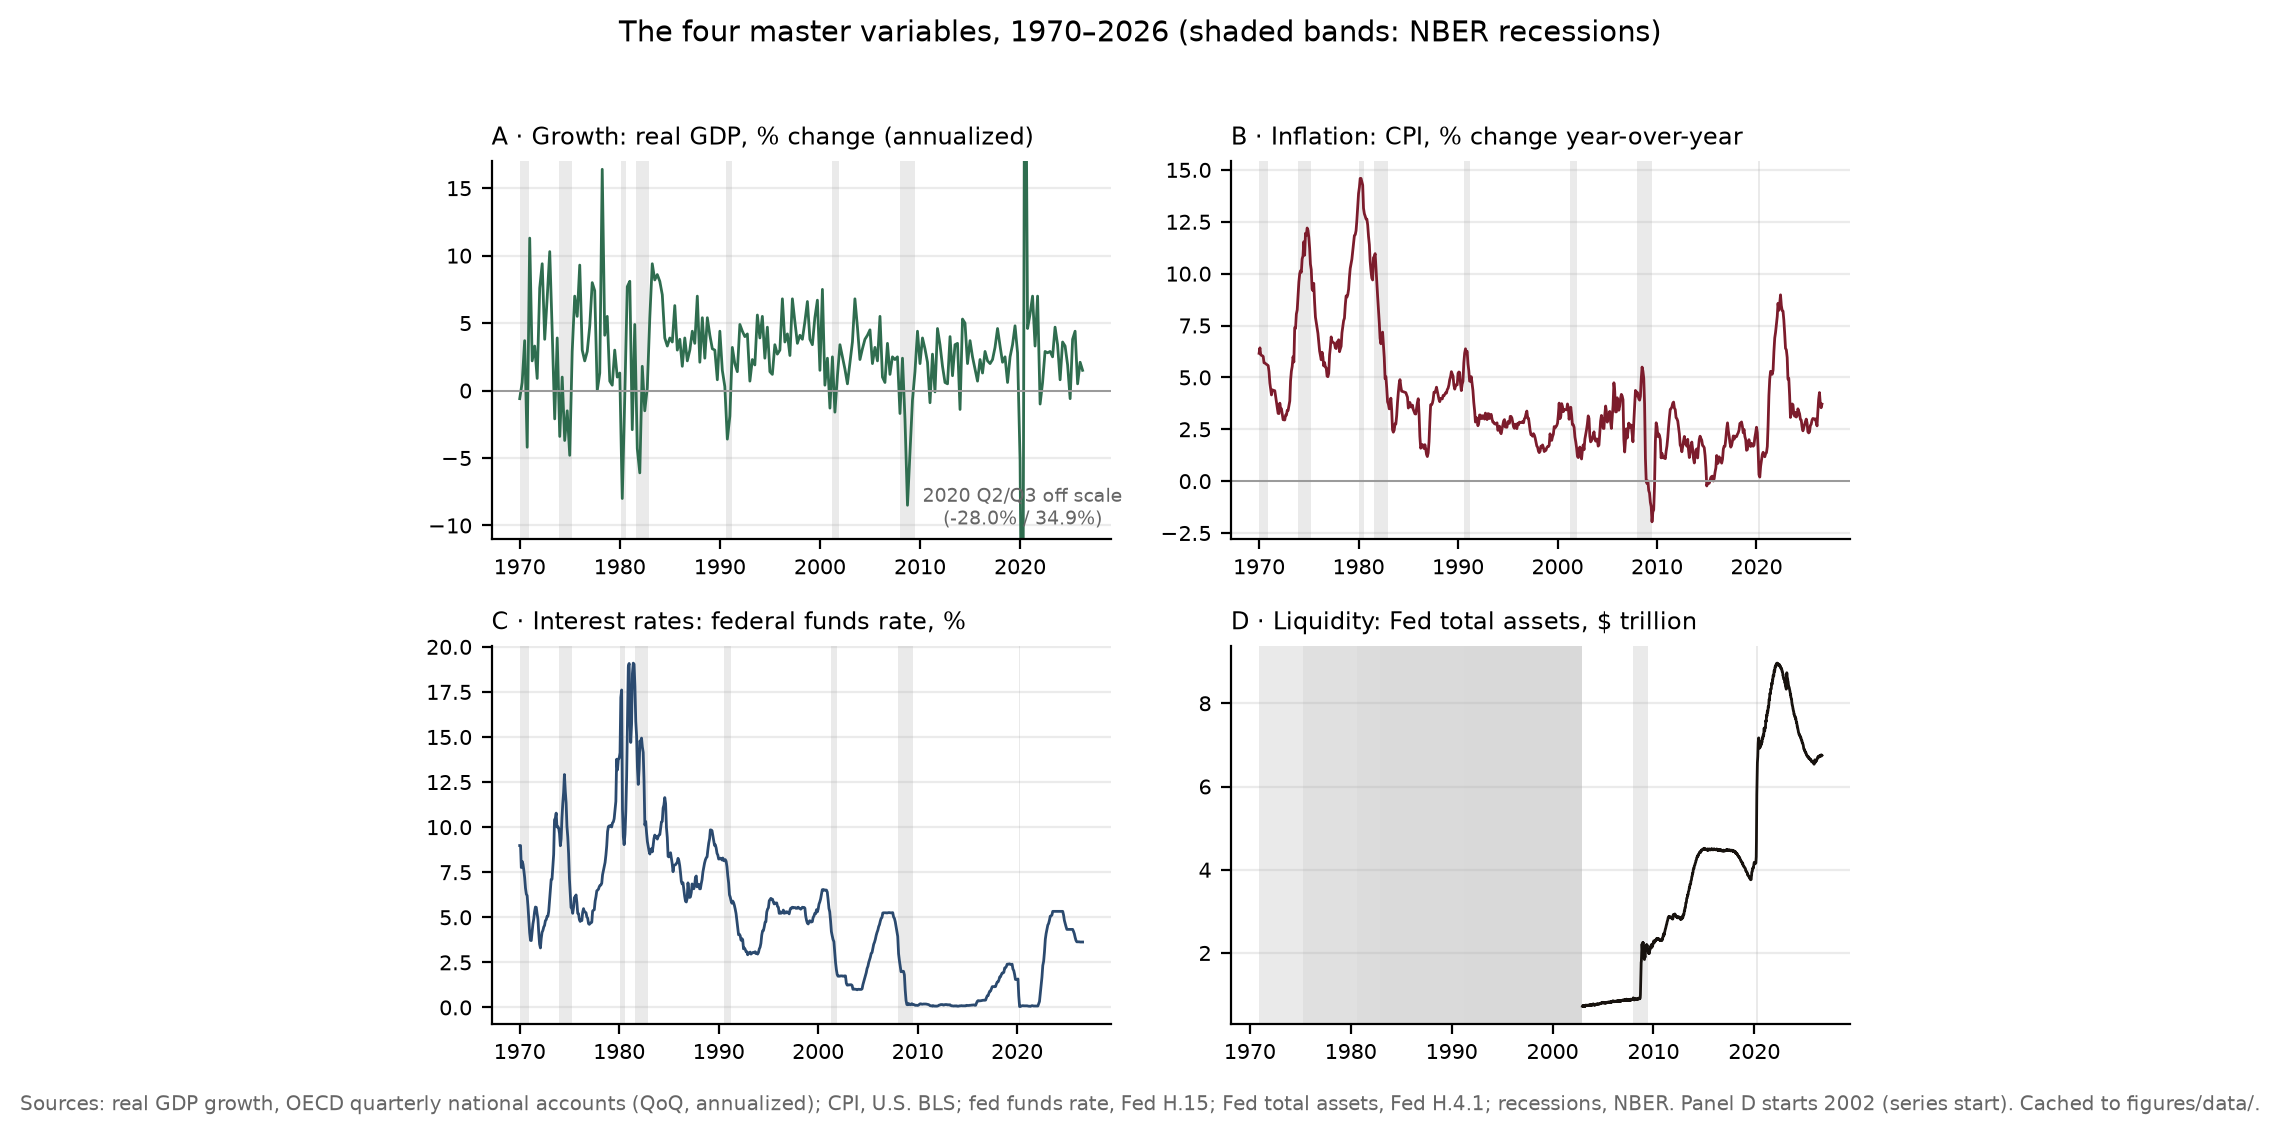

Python code for this plot:
"""
Figure 1 - The four master variables in one picture.

Free data: all series from FRED's public CSV endpoint
(https://fred.stlouisfed.org/graph/fredgraph.csv?id=<SERIES>), cached to
data/<SERIES>.csv so the figure is reproducible offline and stable.

Panels (recessions shaded from USREC, the NBER indicator):
  A  Real GDP growth, quarterly annualized % (A191RL1Q225SBEA)
  B  CPI inflation, year-over-year % computed from the CPIAUCSL index
  C  Effective federal funds rate, monthly % (FEDFUNDS)
  D  Federal Reserve total assets, USD trillions (WALCL, weekly)

Nothing is estimated or tuned: the figure only *shows* the four series that
the paper calls the master variables, on their own scales, with recessions
marked. Every number quoted in the text is printed below.

Reproducible:
    python fig_e1_master_vars.py     # numpy, matplotlib; stdlib urllib/csv
"""
import os, csv, socket, urllib.request, datetime as dt
import numpy as np
import matplotlib
matplotlib.use("Agg")
import matplotlib.pyplot as plt

HERE = os.path.dirname(os.path.abspath(__file__))
DATA = os.path.join(HERE, "data")
os.makedirs(DATA, exist_ok=True)

INK, GREEN, CLARET, BLUE, GREY = "#17120e", "#2f6d4f", "#7c1c2c", "#2b4a6f", "#666"


def fred(series):
    """Download a FRED series as CSV (cached); return (list of date, np.array)."""
    path = os.path.join(DATA, series + ".csv")
    if not os.path.exists(path):
        socket.setdefaulttimeout(60)
        url = "https://fred.stlouisfed.org/graph/fredgraph.csv?id=" + series
        req = urllib.request.Request(url, headers={"User-Agent": "Mozilla/5.0"})
        with open(path, "wb") as f:
            f.write(urllib.request.urlopen(req).read())
    dates, vals = [], []
    with open(path) as f:
        r = csv.reader(f)
        next(r)                                   # header: observation_date,<ID>
        for row in r:
            if len(row) < 2 or row[1] in (".", ""):
                continue
            dates.append(dt.datetime.strptime(row[0], "%Y-%m-%d"))
            vals.append(float(row[1]))
    return dates, np.array(vals)


def rec_spans(rd, rv):
    """Turn the monthly USREC 0/1 series into a list of (start, end) spans."""
    spans, start = [], None
    for d, v in zip(rd, rv):
        if v == 1 and start is None:
            start = d
        elif v == 0 and start is not None:
            spans.append((start, d)); start = None
    if start is not None:
        spans.append((start, rd[-1]))
    return spans


gdp_d, gdp = fred("A191RL1Q225SBEA")      # real GDP growth, % SAAR, quarterly
cpi_d, cpi = fred("CPIAUCSL")             # CPI index, monthly, SA
ff_d,  ff  = fred("FEDFUNDS")             # effective fed funds rate, monthly %
bs_d,  bs  = fred("WALCL")                # Fed total assets, weekly, $ millions
rec_d, rec = fred("USREC")                # NBER recession indicator, monthly

# CPI year-over-year % from the index (12-month change)
cpi_yoy = 100.0 * (cpi[12:] / cpi[:-12] - 1.0)
cpi_yoy_d = cpi_d[12:]

START = dt.datetime(1970, 1, 1)
spans = [s for s in rec_spans(rec_d, rec) if s[1] >= START]

fig, axes = plt.subplots(2, 2, figsize=(7.4, 5.4), sharex=False)
(axA, axB), (axC, axD) = axes

panels = [
    (axA, "A · Growth: real GDP, % change (annualized)", gdp_d, gdp, GREEN),
    (axB, "B · Inflation: CPI, % change year-over-year", cpi_yoy_d, cpi_yoy, CLARET),
    (axC, "C · Interest rates: federal funds rate, %",   ff_d,  ff,  BLUE),
    (axD, "D · Liquidity: Fed total assets, $ trillion", bs_d,  bs / 1e6, INK),
]
for ax, title, d, v, col in panels:
    lo = START if d[0] < START else d[0]
    m = [i for i, x in enumerate(d) if x >= lo]
    dd = [d[i] for i in m]; vv = v[m]
    for s0, s1 in spans:
        ax.axvspan(max(s0, dd[0]), s1, color="#d9d9d9", alpha=0.55, lw=0)
    ax.plot(dd, vv, "-", color=col, lw=1.0)
    ax.set_title(title, fontsize=8.6, loc="left")
    ax.tick_params(labelsize=7.5)
    for s in ("top", "right"):
        ax.spines[s].set_visible(False)
    ax.grid(True, axis="y", alpha=0.25)

axA.set_ylim(-11, 17)                      # 2020Q2/Q3 off scale; noted + printed
axA.annotate(f"2020 Q2/Q3 off scale\n({gdp.min():.1f}% / {gdp.max():.1f}%)",
             xy=(dt.datetime(2020, 4, 1), -10.4),
             fontsize=6.8, color=GREY, ha="center", va="bottom")
axA.axhline(0, color="#999", lw=0.7)
axB.axhline(0, color="#999", lw=0.7)

fig.suptitle("The four master variables, 1970–2026 (shaded bands: NBER recessions)",
             fontsize=10.4, y=0.995)
fig.text(0.5, -0.015,
         "Sources: real GDP growth, OECD quarterly national accounts (QoQ, annualized); "
         "CPI, U.S. BLS; fed funds rate, Fed H.15; Fed total assets, Fed H.4.1; "
         "recessions, NBER. Panel D starts 2002 (series start). Cached to figures/data/.",
         ha="center", fontsize=7.2, color=GREY)
plt.tight_layout(rect=(0, 0, 1, 0.98))

OUT = os.path.join(HERE, "fig_e1_master_vars.png")
fig.savefig(OUT, dpi=200, bbox_inches="tight")
print("wrote", OUT)

# --- numbers quoted in the paper -------------------------------------------
i22 = int(np.argmax(cpi_yoy))
print(f"GDP span {gdp_d[0]:%Y-%m}..{gdp_d[-1]:%Y-%m} n={len(gdp)} "
      f"min={gdp.min():.1f}% ({gdp_d[int(np.argmin(gdp))]:%Y-%m}) "
      f"max={gdp.max():.1f}% ({gdp_d[int(np.argmax(gdp))]:%Y-%m}) latest={gdp[-1]:.1f}%")
print(f"CPI YoY peak overall {cpi_yoy.max():.1f}% ({cpi_yoy_d[i22]:%Y-%m}); "
      f"latest {cpi_yoy[-1]:.1f}% ({cpi_yoy_d[-1]:%Y-%m})")
m21 = [i for i, d in enumerate(cpi_yoy_d) if d >= dt.datetime(2020, 1, 1)]
i21 = m21[int(np.argmax(cpi_yoy[m21]))]
print(f"CPI YoY 2020s peak {cpi_yoy[i21]:.1f}% ({cpi_yoy_d[i21]:%Y-%m})")
print(f"Fed funds peak {ff.max():.2f}% ({ff_d[int(np.argmax(ff))]:%Y-%m}); "
      f"latest {ff[-1]:.2f}% ({ff_d[-1]:%Y-%m})")
print(f"Fed assets: start {bs_d[0]:%Y-%m} {bs[0]/1e6:.2f}tn; "
      f"peak {bs.max()/1e6:.2f}tn ({bs_d[int(np.argmax(bs))]:%Y-%m}); "
      f"latest {bs[-1]/1e6:.2f}tn ({bs_d[-1]:%Y-%m})")
print(f"recessions shaded since 1970: {len(spans)}")
